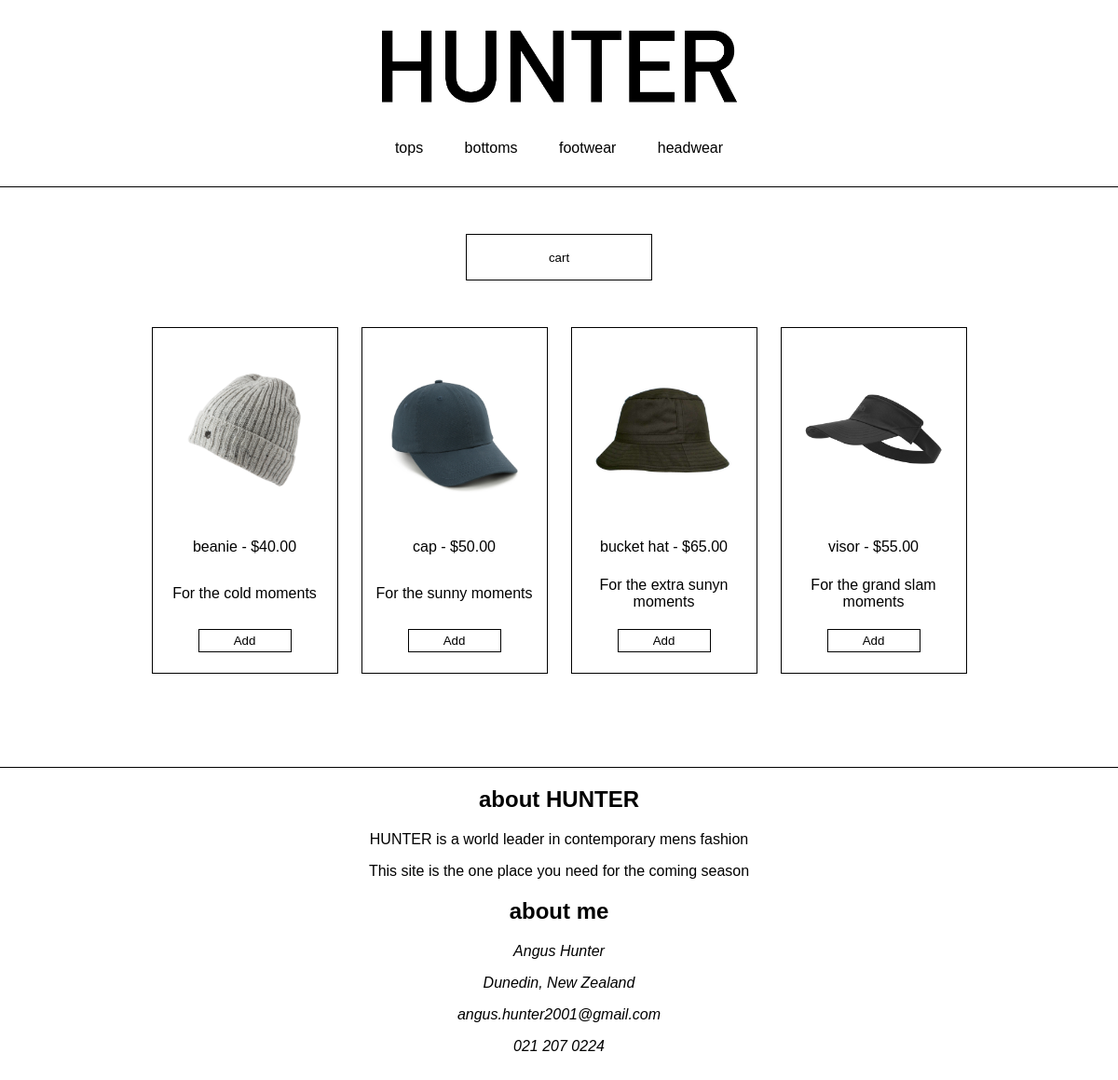
Page /user/headwear.php on the committed database.
### tables this page shows
CREATE TABLE products(
    product_id int(10) NOT NULL AUTO_INCREMENT,
    product_category varchar(50) NOT NULL,
    product_name varchar(50) NOT NULL,
    product_desc varchar(50) NOT NULL,
    product_price decimal(5, 2) NOT NULL,
    product_quantity int(10) NOT NULL,
    product_imagepath varchar(50) NOT NULL,
    PRIMARY KEY(product_id)
);

### www/user/headwear.php (the view, shortened to what this page needs)
<!DOCTYPE HTML PUBLIC "-//IETF//DTD HTML//EN">
<html lang="en">
    <head>
        <link rel="stylesheet" href="css/style.css"/>
    </head>
    <body>
        <header>
            <a href="index.php">
                <img src="images/logo.png" id="hunter">
            </a>
            <nav>
                <ul>
                    <li><a href="tops.php">tops</a></li>
                    <li><a href="bottoms.php">bottoms</a></li>
                    <li><a href="footwear.php">footwear</a></li>
                    <li><a href="headwear.php">headwear</a></li>
                </ul>
            </nav>
        </header>
        <main>
            <button id="cartButton">cart</button>
            <div class="wrapper">
                <?php
                    $db_host   = '192.168.2.13';
                    $db_name   = 'fvision';
                    $db_user   = 'webuser';
                    $db_passwd = 'insecure_db_pw';
                    $pdo_dsn = "mysql:host=$db_host;dbname=$db_name";
                    $pdo = new PDO($pdo_dsn, $db_user, $db_passwd);
                    $q = $pdo->query("SELECT * FROM products WHERE product_category='headwear'");
                    while($row = $q->fetch()){
                        echo "<div class='box'>";
                        echo "<a><img src='".$row["product_imagepath"]."' id='productImage'></a>";
                        echo "<p>".$row["product_name"]." - $".$row["product_price"]."</p>";
                        echo "<p>".$row["product_desc"]."</p>";
                        echo "<button id='addToCart'>Add</button>";
                        echo "</div>\n";
                    }
                ?>
            </div>
            <footer>
                <h2>about HUNTER</h2>
                <p>HUNTER is a world leader in contemporary mens fashion</p>
                <p>This site is the one place you need for the coming season</p>
                <h2>about me</h2>
                <address>
                    <p>Angus Hunter</p>
                    <p>Dunedin, New Zealand</p>
                    <p>angus.hunter2001@gmail.com</p>
                    <p>021 207 0224</p>
                </address>
            </footer>
        </main>
    </body>
</html>

### www/user/css/style.css (style rules this page uses)
body { font-family: sans-serif; margin: 0px; }
main { text-align: center; margin-top: 50px; }
footer { margin-top: 100px; margin-bottom: 50px; border-top-color: black; border-top-width: 1px; border-top-style: solid; }
#cartButton { width: 200px; height: 50px; margin-bottom: 50px; background-color: white; border-color: black; border-width: 1px; border-style: solid; }
#addToCart { width: 100px; height: 25px; color: rgb(0, 0, 0); background-color: white; margin-bottom: 0px; margin-left: auto; margin-right: auto; border-color: black; border-width: 1px; border-style: solid; }
header { text-align: center; height: 200px; margin-top: 0px; border-bottom-color: black; border-bottom-width: 1px; border-bottom-style: solid; }
#hunter { height: 150px; z-index: 10; }
nav ul { text-decoration: none; list-style-type: none; margin: 0; padding: 0; }
nav ul li { display: inline; padding: 20px; }
a { color: black; }
a:link { text-decoration: none; }
.wrapper { display: grid; grid-template-columns: 200px 200px 200px 200px; grid-gap: 25px; background-color: #fff; color: #444; align-items: center; justify-content: center; }
.box { background-color: rgb(255, 255, 255); color: rgb(0, 0, 0); height: 350px; align-items: center; display: grid; grid-template-rows: 200px 50px 50px 50px; border-color: black; border-width: 1px; border-style: solid; padding: 10px; }
#productImage { width: 150px; }

### rows in the picture
products: product_imagepath (picture), product_name "beanie", product_price "40.00", product_desc "For the cold moments"
products: product_imagepath (picture), product_name "cap", product_price "50.00", product_desc "For the sunny moments"
products: product_imagepath (picture), product_name "bucket hat", product_price "65.00", product_desc "For the extra sunyn moments"
products: product_imagepath (picture), product_name "visor", product_price "55.00", product_desc "For the grand slam moments"
